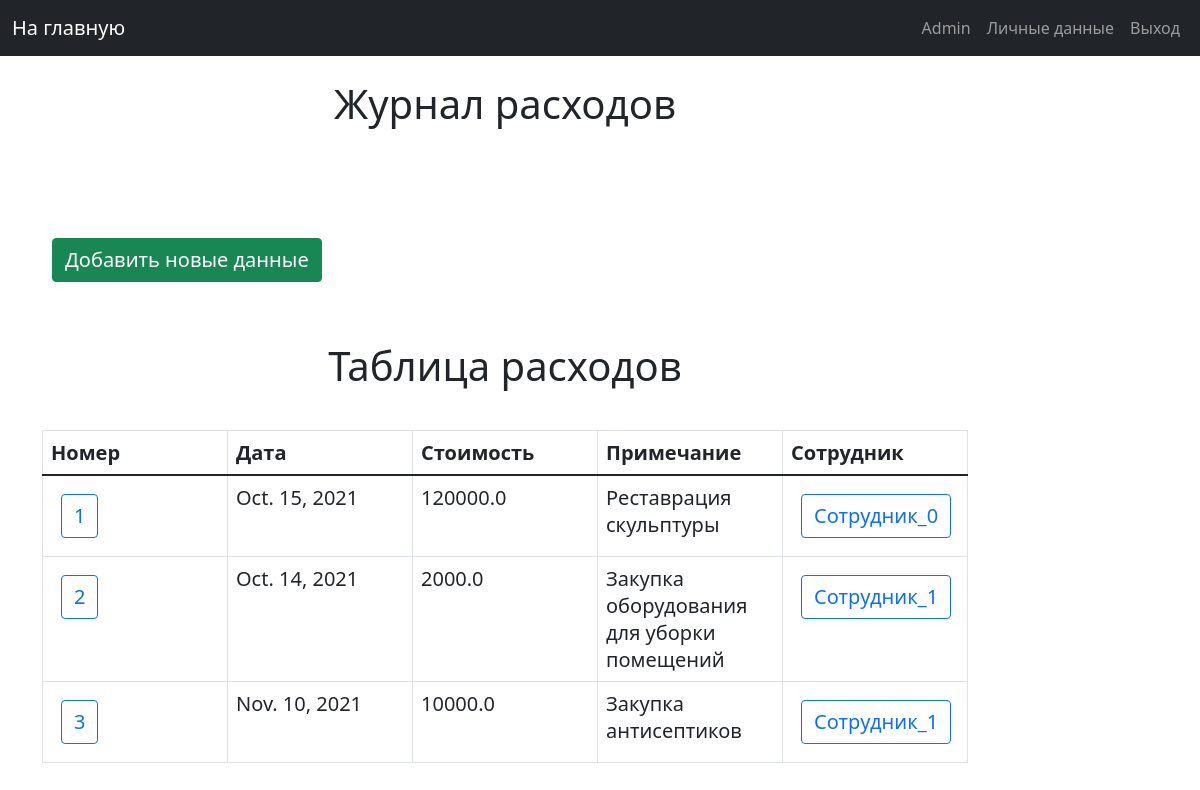
/main_page_admin/expense (signed in), run on the app's committed database.
### musem/models.py (models this page shows, shortened)
class Expense(models.Model):
    expense_id = models.IntegerField(primary_key=True)
    cost = models.FloatField(default=0.0)
    date = models.DateField()
    note = models.TextField()
    employee = models.ForeignKey('Employee', on_delete=models.CASCADE)
    is_activate = models.IntegerField(default=1)
    class Meta:
        verbose_name = "Expense"
        verbose_name_plural = "Expense in the museum"

### musem/views.py (the view)
# urls.py: path('main_page_admin/expense', admin_expense_list, name="expanse_list"),
def admin_expense_list(request):
    if not request.user.is_superuser:
        return HttpResponseForbidden()
    head = ["Номер", "Дата", "Стоимость", "Примечание", "Сотрудник"]
    table = Expense.objects.raw(
        raw_query="SELECT me.expense_id, me.cost, me.date, me.note, me.employee_id, me2.name FROM musem_expense me "
                  "JOIN musem_employee me2 ON me.employee_id = me2.employee_id WHERE me.is_activate = 1"
    )
    return render(request, 'admin_pages/tables/expense_list_pages.html', {
        'title_page': 'Журнал расходов',
        'hide_nav_bar': 0,
        'head': head,
        'table': table,
        'is_administrative_zone': 1
    })

### templates/admin_pages/tables/expense_list_pages.html
{% extends 'include/base.html' %}
{% load static %}
{% block title %}
    <div class="title_block">
        <h2 class="title">{{ title_page }}</h2>
    </div>
{% endblock title %}
{% block content %}
    <div class="list_button_block">
        <a class="float-right btn text-white btn-success text_button"
           href="{% url 'create_expense' %}">Добавить новые данные</a>
        <h2 class="sub_title_table">Таблица расходов</h2>
        {% include 'include/tables/expense_table.html' %}
    </div>
{% endblock content %}

### templates/include/navbar.html (shortened to what this page needs)
<nav class="navbar navbar-expand-md navbar-dark bg-dark mb-4">
    <div class="container-fluid">
        {% if is_administrative_zone %}
            <a class="navbar-brand" href="{% url "main_page_admin" %}">На главную</a>
        {% else %}
            <a class="navbar-brand" href="{% url "main_page" %}">На главную</a>
        {% endif %}
        <div class="pull-right">
            <ul class="navbar-nav me-auto mb-2 mb-md-0">
                {% if request.user.is_authenticated %}
                    <li class="nav-item">
                        <a class="nav-link" href="{% url 'user_data' %}" tabindex="-1">{{ request.user.first_name }}</a>
                    </li>
                    <li class="nav-item">
                        <a class="nav-link" href="{% url 'user_settings' %}" tabindex="-1">Личные данные</a>
                    </li>
                    <li class="nav-item">
                        <a class="nav-link" href="{% url 'logout' %}" tabindex="-1">Выход</a>
                    </li>
                {% endif %}
            </ul>
        </div>
    </div>
</nav>

### templates/include/tables/expense_table.html (shortened to what this page needs)
{% extends 'include/base_table.html' %}
{% load static %}
    {% block table_head %}
        {% for title in head %}
            <th class="text_button">{{ title }}</th>
        {% endfor %}
    {% endblock %}
    {% block table_content %}
        {% for content_list in table %}
            <tr>
                <td>
                    <a href="{% url 'expense_description' expense_id=content_list.expense_id %}"
                       class="btn btn-outline-primary text_button">{{ content_list.expense_id }}</a>
                </td>
                <td class="text_button">{{ content_list.date }}</td>
                <td class="text_button">{{ content_list.cost }}</td>
                <td class="text_button">{{ content_list.note }}</td>
                <td>
                    <a href="{% url 'employee_description' employee_id=content_list.employee_id %}"
                       class="btn btn-outline-primary text_button">{{ content_list.name }}</a>
                </td>
            </tr>
        {% endfor %}
    {% endblock %}

### static/css/my_styles.css (style rules this page uses)
.title_block { margin-bottom: 100px; }
.title { font-size: 40px; text-align: center; }
.text_button { font-size: 20px; margin: 10px; }
.sub_title_table { font-size: 40px; text-align: center; margin-top: 50px; margin-bottom: 40px; }
td, th { white-space: normal; word-wrap: break-word; }
.list_button_block { margin-bottom: 50px; }

### data on the page
Expense: expense_id "1", date "Oct. 15, 2021", cost "120000.0", note "Реставрация скульптуры", name "Сотрудник_0"
Expense: expense_id "2", date "Oct. 14, 2021", cost "2000.0", note "Закупка оборудования для уборки помещений", name "Сотрудник_1"
Expense: expense_id "3", date "Nov. 10, 2021", cost "10000.0", note "Закупка антисептиков", name "Сотрудник_1"

### other printed values
{{ request.user.first_name }} "Admin"
{{ title_page }} "Журнал расходов"
{{ title }} "Номер" "Дата" "Стоимость" "Примечание" "Сотрудник"
